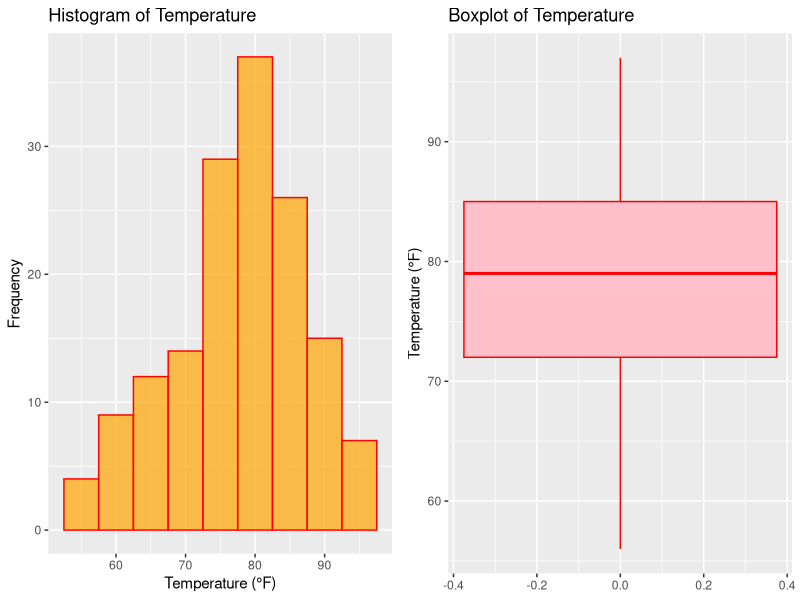
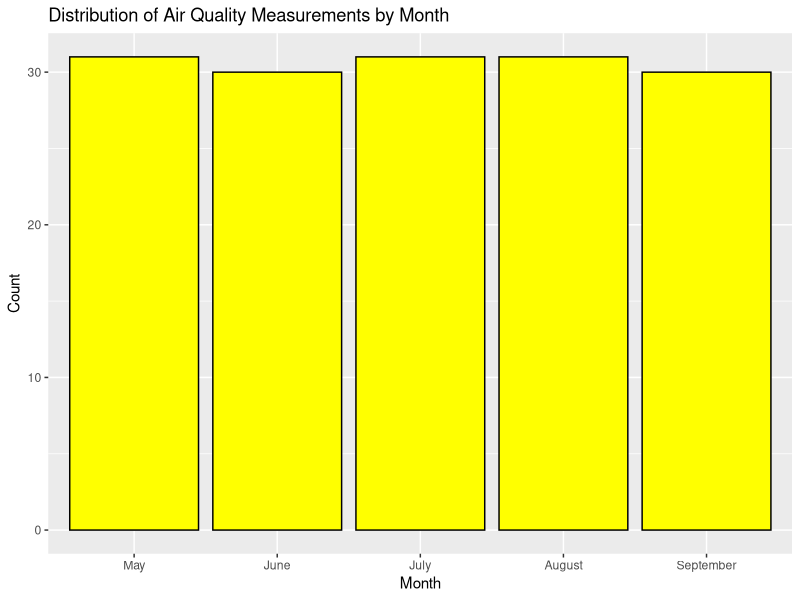
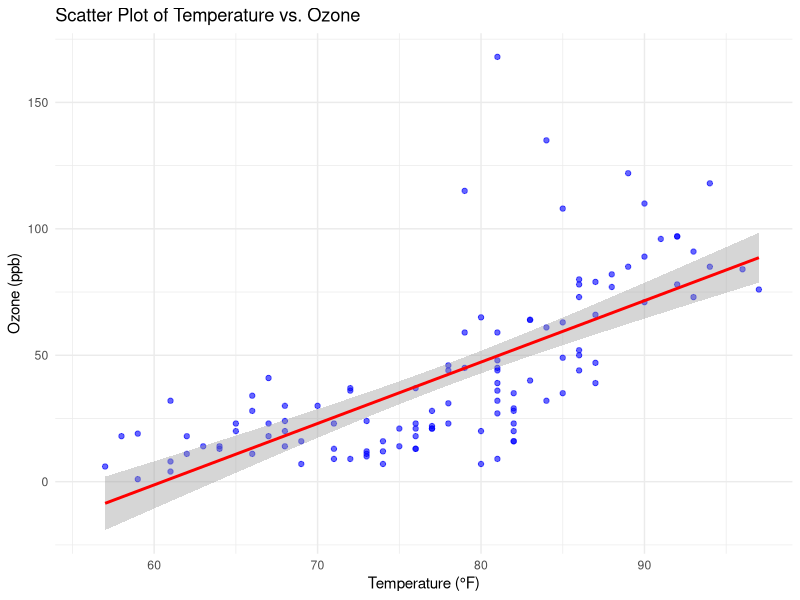
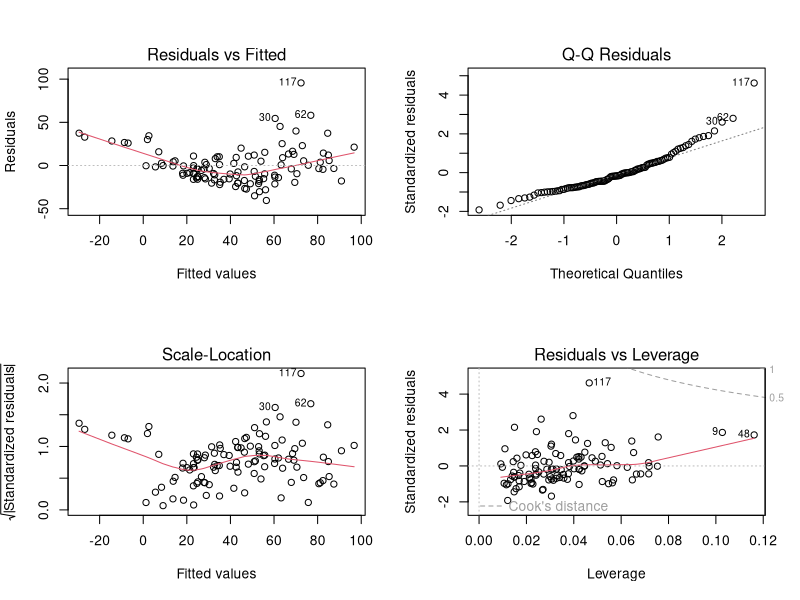
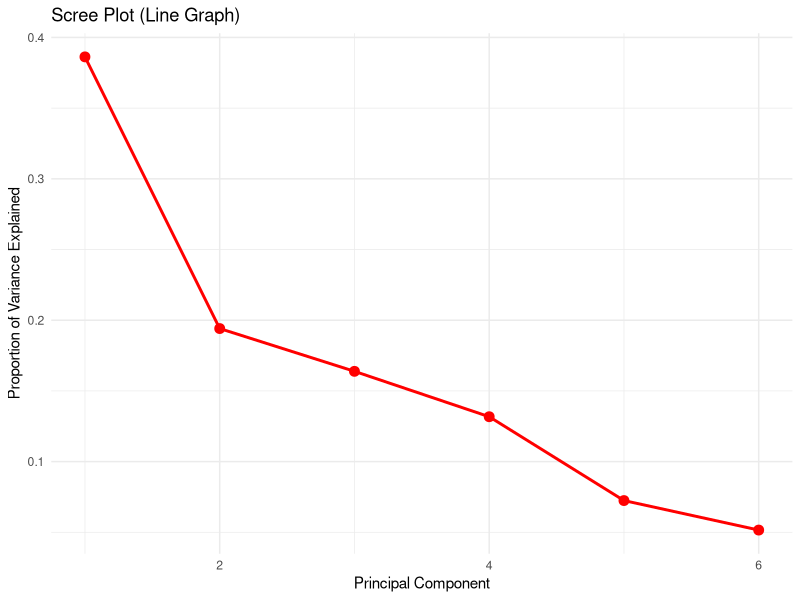
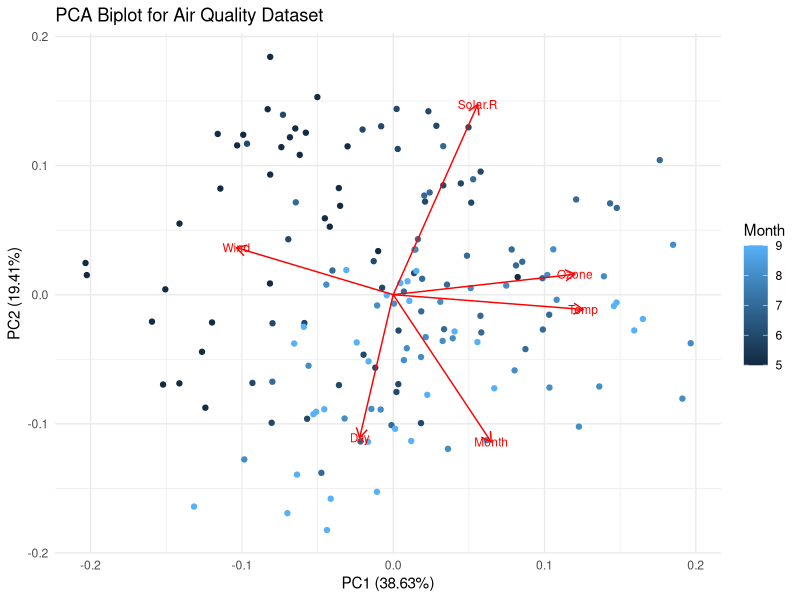

The R script that drew these images, in order:
## ---- chunk 1
# Load the airquality dataset (already available in R)
data("airquality")

# Choose the variable 'Temp' (temperature)
variable <- airquality$Temp

# Calculate summary statistics
mean_value <- mean(variable, na.rm = TRUE)
median_value <- median(variable, na.rm = TRUE)
sd_value <- sd(variable, na.rm = TRUE)
min_value <- min(variable, na.rm = TRUE)
max_value <- max(variable, na.rm = TRUE)

# Create a data frame to hold the summary statistics
summary_stats <- data.frame(
  Statistic = c("Mean", "Median", "Standard Deviation", "Minimum", "Maximum"),
  Value = c(mean_value, median_value, sd_value, min_value, max_value)
)

# Print the summary statistics table
print(summary_stats)
## ---- chunk 2
# Load necessary libraries
library(ggplot2)
library(gridExtra)

# Create a histogram for 'Temp'
hist_plot <- ggplot(airquality, aes(x = Temp)) +
  geom_histogram(binwidth = 5, fill = "orange", color = "red", alpha = 0.7) +
  labs(title = "Histogram of Temperature", 
       x = "Temperature (°F)", 
       y = "Frequency")

# Create a boxplot for 'Temp'
box_plot <- ggplot(airquality, aes(y = Temp)) +
  geom_boxplot(fill = "pink", color = "red") +
  labs(title = "Boxplot of Temperature", 
       y = "Temperature (°F)")

# Arrange the plots in a grid format
grid.arrange(hist_plot, box_plot, ncol = 2)

## ---- chunk 3
# Load necessary library for visualization
library(ggplot2)

# Create a bar plot for 'Month' (month of air quality measurement)
ggplot(airquality, aes(x = factor(Month))) +
  geom_bar(fill = "yellow", color = "black") +
  labs(title = "Distribution of Air Quality Measurements by Month", 
       x = "Month", 
       y = "Count") +
  scale_x_discrete(labels = c("May", "June", "July", "August", "September"))
## ---- chunk 4

# Choose two numerical variables: 'Temp' and 'Ozone'
correlation_value <- cor(airquality$Temp, airquality$Ozone, use = "complete.obs")

# Create a data frame to hold the correlation result
correlation_table <- data.frame(
  Variable1 = "Temp",
  Variable2 = "Ozone",
  Correlation = correlation_value
)

# Print the correlation table
print(correlation_table)
## ---- chunk 5
# Load necessary library for visualization
library(ggplot2)

# Create a scatter plot with a trend line for 'Temp' and 'Ozone'
ggplot(airquality, aes(x = Temp, y = Ozone)) +
  geom_point(color = "blue", alpha = 0.6) +  # Scatter points
  geom_smooth(method = "lm", color = "red") +  # Trend line (linear regression)
  labs(title = "Scatter Plot of Temperature vs. Ozone",
       x = "Temperature (°F)", 
       y = "Ozone (ppb)") +
  theme_minimal()
## ---- chunk 6

# Fit the multiple linear regression model
model <- lm(Ozone ~ Temp + Wind + Solar.R, data = airquality, na.action = na.omit)

# Get the summary of the model
model_summary <- summary(model)

# Extract the coefficients and statistics, rounded to 2 decimal places
coefficients_table <- data.frame(
  Term = rownames(model_summary$coefficients),
  Estimate = round(model_summary$coefficients[, "Estimate"], 2),
  Std_Error = round(model_summary$coefficients[, "Std. Error"], 2),
  t_Value = round(model_summary$coefficients[, "t value"], 2),
  P_Value = round(model_summary$coefficients[, "Pr(>|t|)"], 4)
)

# Print the coefficients table
print(coefficients_table)
## ---- chunk 7

# Arrange the diagnostic plots in a 2x2 grid
par(mfrow = c(2, 2))  

# Plot the residuals of the regression model
plot(model)

## ---- chunk 8

# Select only numerical variables from the airquality dataset
numerical_data <- airquality[, sapply(airquality, is.numeric)]

# Handle missing values by replacing them with column means
numerical_data <- apply(numerical_data, 2, function(x) ifelse(is.na(x), mean(x, na.rm = TRUE), x))

# Standardize the numerical data
numerical_data_scaled <- scale(numerical_data)

# Perform PCA
pca_result <- prcomp(numerical_data_scaled, center = TRUE, scale. = TRUE)

# View the summary of PCA to get the proportion of variance explained by each component
summary(pca_result)

# Calculate the proportion of variance explained
explained_variance <- pca_result$sdev^2 / sum(pca_result$sdev^2)
cumulative_variance <- cumsum(explained_variance)

# Create a data frame for plotting
scree_data <- data.frame(
  Principal_Component = seq_along(explained_variance),
  Explained_Variance = explained_variance,
  Cumulative_Variance = cumulative_variance
)

# Plot the scree plot with a line graph
ggplot(scree_data, aes(x = Principal_Component, y = Explained_Variance)) +
  geom_line(color = "red", size = 1) +
  geom_point(color = "red", size = 3) +
  labs(title = "Scree Plot (Line Graph)",
       x = "Principal Component",
       y = "Proportion of Variance Explained") +
  theme_minimal()
## ---- chunk 9
# Install ggfortify and ggplot2 if not already installed
# install.packages("ggfortify")
# install.packages("ggplot2")

# Load the required libraries
library(ggfortify)
library(ggplot2)

# Create the PCA biplot using ggfortify
autoplot(pca_result, 
         data = airquality,       # Use the airquality dataset for points
         colour = 'Month',        # Colour points by the 'Month' variable (categorical)
         loadings = TRUE,         # Show loadings (i.e., variable contributions)
         loadings.label = TRUE,   # Label the loadings
         loadings.label.size = 3) + # Adjust loadings label size
  ggtitle("PCA Biplot for Air Quality Dataset") + 
  theme_minimal()  # Apply minimal theme for the plot
